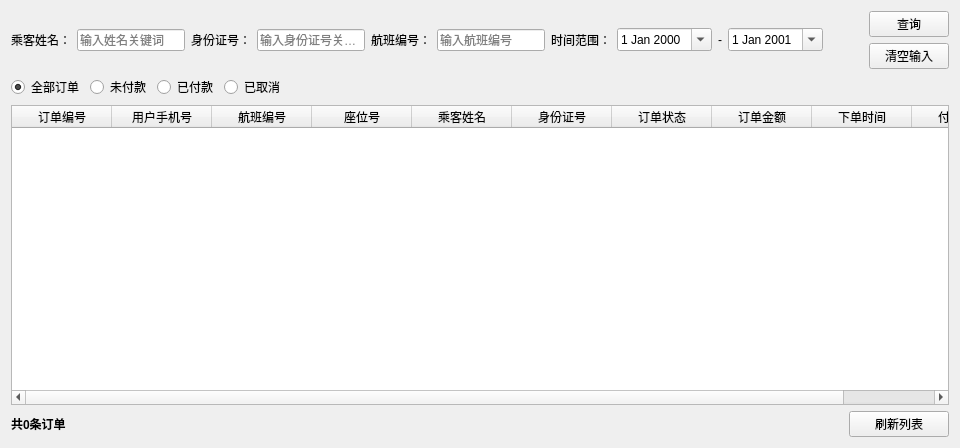
      <widget class="QWidget" name="tab_3">
       <attribute name="title">
        <string>订单信息管理</string>
       </attribute>
       <layout class="QVBoxLayout" name="verticalLayout_14">
        <item>
         <layout class="QHBoxLayout" name="horizontalLayout_13">
          <item>
           <layout class="QHBoxLayout" name="horizontalLayout_9">
            <item>
             <widget class="QLabel" name="label_14">
              <property name="text">
               <string>乘客姓名：</string>
              </property>
             </widget>
            </item>
            <item>
             <widget class="QLineEdit" name="txtPassengerName">
              <property name="minimumSize">
               <size>
                <width>0</width>
                <height>0</height>
               </size>
              </property>
              <property name="maximumSize">
               <size>
                <width>120</width>
                <height>16777215</height>
               </size>
              </property>
              <property name="placeholderText">
               <string>输入姓名关键词</string>
              </property>
             </widget>
            </item>
           </layout>
          </item>
          <item>
           <layout class="QHBoxLayout" name="horizontalLayout_10">
            <item>
             <widget class="QLabel" name="label_15">
              <property name="text">
               <string>身份证号：</string>
              </property>
             </widget>
            </item>
            <item>
             <widget class="QLineEdit" name="txtIdCard">
              <property name="minimumSize">
               <size>
                <width>0</width>
                <height>0</height>
               </size>
              </property>
              <property name="maximumSize">
               <size>
                <width>150</width>
                <height>16777215</height>
               </size>
              </property>
              <property name="placeholderText">
               <string>输入身份证号关键词</string>
              </property>
             </widget>
            </item>
           </layout>
          </item>
          <item>
           <layout class="QHBoxLayout" name="horizontalLayout_11">
            <item>
             <widget class="QLabel" name="label_16">
              <property name="text">
               <string>航班编号：</string>
              </property>
             </widget>
            </item>
            <item>
             <widget class="QLineEdit" name="txtFlightNumOrder">
              <property name="maximumSize">
               <size>
                <width>120</width>
                <height>16777215</height>
               </size>
              </property>
              <property name="placeholderText">
               <string>输入航班编号</string>
              </property>
             </widget>
            </item>
           </layout>
          </item>
          <item>
           <layout class="QHBoxLayout" name="horizontalLayout_12">
            <item>
             <widget class="QLabel" name="label_17">
              <property name="text">
               <string>时间范围：</string>
              </property>
             </widget>
            </item>
            <item>
             <widget class="QDateEdit" name="dateStart">
              <property name="maximumSize">
               <size>
                <width>120</width>
                <height>16777215</height>
               </size>
              </property>
              <property name="calendarPopup">
               <bool>true</bool>
              </property>
             </widget>
            </item>
            <item>
             <widget class="QLabel" name="label_20">
              <property name="text">
               <string>-</string>
              </property>
              <property name="alignment">
               <set>Qt::AlignmentFlag::AlignCenter</set>
              </property>
             </widget>
            </item>
            <item>
             <widget class="QDateEdit" name="dateEnd">
              <property name="maximumSize">
               <size>
                <width>120</width>
                <height>16777215</height>
               </size>
              </property>
              <property name="calendarPopup">
               <bool>true</bool>
              </property>
              <property name="date">
               <date>
                <year>2001</year>
                <month>1</month>
                <day>1</day>
               </date>
              </property>
             </widget>
            </item>
           </layout>
          </item>
          <item>
           <spacer name="horizontalSpacer_4">
            <property name="orientation">
             <enum>Qt::Orientation::Horizontal</enum>
            </property>
            <property name="sizeHint" stdset="0">
             <size>
              <width>40</width>
              <height>20</height>
             </size>
            </property>
           </spacer>
          </item>
          <item>
           <layout class="QVBoxLayout" name="verticalLayout_13">
            <item>
             <widget class="QPushButton" name="btnSelectOrder">
              <property name="minimumSize">
               <size>
                <width>80</width>
                <height>0</height>
               </size>
              </property>
              <property name="text">
               <string>查询</string>
              </property>
             </widget>
            </item>
            <item>
             <widget class="QPushButton" name="btnClearOrder">
              <property name="minimumSize">
               <size>
                <width>80</width>
                <height>0</height>
               </size>
              </property>
              <property name="text">
               <string>清空输入</string>
              </property>
             </widget>
            </item>
           </layout>
          </item>
         </layout>
        </item>
        <item>
         <layout class="QHBoxLayout" name="horizontalLayout_14">
          <item>
           <widget class="QRadioButton" name="rbtnAllOrder">
            <property name="text">
             <string>全部订单</string>
            </property>
            <property name="checked">
             <bool>true</bool>
            </property>
           </widget>
          </item>
          <item>
           <widget class="QRadioButton" name="rbtnUnpaidOrder">
            <property name="text">
             <string>未付款</string>
            </property>
           </widget>
          </item>
          <item>
           <widget class="QRadioButton" name="rbtnPaidOrder">
            <property name="text">
             <string>已付款</string>
            </property>
           </widget>
          </item>
          <item>
           <widget class="QRadioButton" name="rbtnCancelledOrder">
            <property name="text">
             <string>已取消</string>
            </property>
           </widget>
          </item>
          <item>
           <spacer name="horizontalSpacer_3">
            <property name="orientation">
             <enum>Qt::Orientation::Horizontal</enum>
            </property>
            <property name="sizeHint" stdset="0">
             <size>
              <width>40</width>
              <height>20</height>
             </size>
            </property>
           </spacer>
          </item>
         </layout>
        </item>
        <item>
         <widget class="QTableWidget" name="orderTable">
          <property name="minimumSize">
           <size>
            <width>0</width>
            <height>300</height>
           </size>
          </property>
          <property name="editTriggers">
           <set>QAbstractItemView::EditTrigger::NoEditTriggers</set>
          </property>
          <property name="selectionBehavior">
           <enum>QAbstractItemView::SelectionBehavior::SelectRows</enum>
          </property>
          <column>
           <property name="text">
            <string>订单编号</string>
           </property>
          </column>
          <column>
           <property name="text">
            <string>用户手机号</string>
           </property>
          </column>
          <column>
           <property name="text">
            <string>航班编号</string>
           </property>
          </column>
          <column>
           <property name="text">
            <string>座位号</string>
           </property>
          </column>
          <column>
           <property name="text">
            <string>乘客姓名</string>
           </property>
          </column>
          <column>
           <property name="text">
            <string>身份证号</string>
           </property>
          </column>
          <column>
           <property name="text">
            <string>订单状态</string>
           </property>
          </column>
          <column>
           <property name="text">
            <string>订单金额</string>
           </property>
          </column>
          <column>
           <property name="text">
            <string>下单时间</string>
           </property>
          </column>
          <column>
           <property name="text">
            <string>付款时间</string>
           </property>
          </column>
         </widget>
        </item>
        <item>
         <layout class="QHBoxLayout" name="horizontalLayout_15">
          <item>
           <widget class="QLabel" name="lblOrderCount">
            <property name="font">
             <font>
              <bold>true</bold>
             </font>
            </property>
            <property name="text">
             <string>共0条订单</string>
            </property>
           </widget>
          </item>
          <item>
           <spacer name="horizontalSpacer_5">
            <property name="orientation">
             <enum>Qt::Orientation::Horizontal</enum>
            </property>
            <property name="sizeHint" stdset="0">
             <size>
              <width>40</width>
              <height>20</height>
             </size>
            </property>
           </spacer>
          </item>
          <item>
           <widget class="QPushButton" name="btnRefreshOrder">
            <property name="minimumSize">
             <size>
              <width>100</width>
              <height>0</height>
             </size>
            </property>
            <property name="text">
             <string>刷新列表</string>
            </property>
           </widget>
          </item>
         </layout>
        </item>
       </layout>
      </widget>
